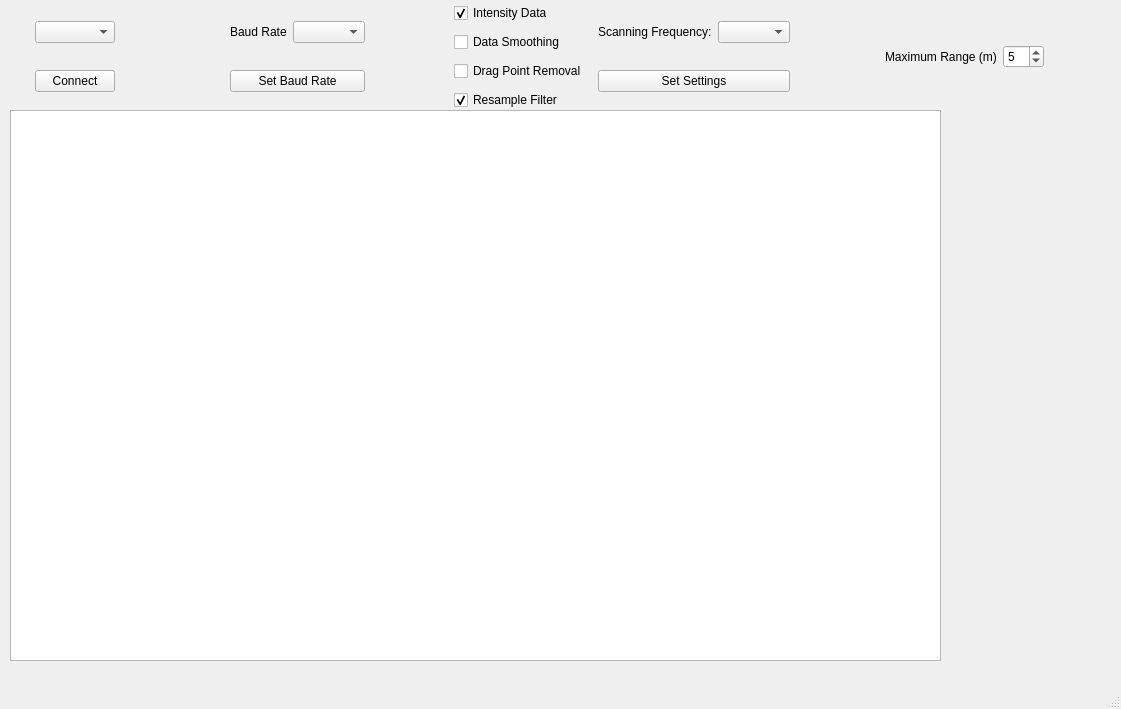
<?xml version="1.0" encoding="UTF-8"?>
<ui version="4.0">
 <class>MainWindow</class>
 <widget class="QMainWindow" name="MainWindow">
  <property name="geometry">
   <rect>
    <x>0</x>
    <y>0</y>
    <width>1121</width>
    <height>709</height>
   </rect>
  </property>
  <property name="windowTitle">
   <string>Parakeet Viewer</string>
  </property>
  <widget class="QWidget" name="centralwidget">
   <widget class="QWidget" name="horizontalLayoutWidget">
    <property name="geometry">
     <rect>
      <x>10</x>
      <y>0</y>
      <width>1054</width>
      <height>114</height>
     </rect>
    </property>
    <layout class="QHBoxLayout" name="mainLayout">
     <item>
      <layout class="QVBoxLayout" name="connectionLayout">
       <property name="leftMargin">
        <number>25</number>
       </property>
       <property name="rightMargin">
        <number>25</number>
       </property>
       <property name="bottomMargin">
        <number>0</number>
       </property>
       <item>
        <widget class="QComboBox" name="sensorSelectionComboBox">
         <property name="currentText">
          <string/>
         </property>
        </widget>
       </item>
       <item>
        <widget class="QPushButton" name="connectButton">
         <property name="text">
          <string>Connect</string>
         </property>
        </widget>
       </item>
      </layout>
     </item>
     <item>
      <spacer name="horizontalSpacer_3">
       <property name="orientation">
        <enum>Qt::Horizontal</enum>
       </property>
       <property name="sizeType">
        <enum>QSizePolicy::Expanding</enum>
       </property>
       <property name="sizeHint" stdset="0">
        <size>
         <width>40</width>
         <height>20</height>
        </size>
       </property>
      </spacer>
     </item>
     <item>
      <layout class="QVBoxLayout" name="setBaudRateLayout">
       <item>
        <layout class="QHBoxLayout" name="horizontalLayout_5">
         <property name="spacing">
          <number>6</number>
         </property>
         <property name="sizeConstraint">
          <enum>QLayout::SetDefaultConstraint</enum>
         </property>
         <property name="topMargin">
          <number>0</number>
         </property>
         <item>
          <widget class="QLabel" name="setBaudRateLabel">
           <property name="text">
            <string>Baud Rate</string>
           </property>
          </widget>
         </item>
         <item>
          <widget class="QComboBox" name="setBaudRateComboBox"/>
         </item>
        </layout>
       </item>
       <item>
        <layout class="QHBoxLayout" name="horizontalLayout_6">
         <item>
          <widget class="QPushButton" name="setBaudRateButton">
           <property name="text">
            <string>Set Baud Rate</string>
           </property>
          </widget>
         </item>
        </layout>
       </item>
      </layout>
     </item>
     <item>
      <spacer name="horizontalSpacer">
       <property name="orientation">
        <enum>Qt::Horizontal</enum>
       </property>
       <property name="sizeType">
        <enum>QSizePolicy::Expanding</enum>
       </property>
       <property name="sizeHint" stdset="0">
        <size>
         <width>40</width>
         <height>20</height>
        </size>
       </property>
      </spacer>
     </item>
     <item>
      <layout class="QVBoxLayout" name="checkboxSettingsLayout">
       <property name="rightMargin">
        <number>0</number>
       </property>
       <item>
        <widget class="QCheckBox" name="intensityCheckBox">
         <property name="text">
          <string>Intensity Data</string>
         </property>
         <property name="checked">
          <bool>true</bool>
         </property>
        </widget>
       </item>
       <item>
        <widget class="QCheckBox" name="dataSmoothingCheckbox">
         <property name="text">
          <string>Data Smoothing</string>
         </property>
        </widget>
       </item>
       <item>
        <widget class="QCheckBox" name="dragPointRemovalCheckBox">
         <property name="text">
          <string>Drag Point Removal</string>
         </property>
        </widget>
       </item>
       <item>
        <widget class="QCheckBox" name="resampleFilterCheckbox">
         <property name="text">
          <string>Resample Filter</string>
         </property>
         <property name="checked">
          <bool>true</bool>
         </property>
        </widget>
       </item>
      </layout>
     </item>
     <item>
      <layout class="QVBoxLayout" name="settingsLayout">
       <property name="leftMargin">
        <number>5</number>
       </property>
       <property name="rightMargin">
        <number>5</number>
       </property>
       <item>
        <layout class="QHBoxLayout" name="horizontalLayout_3">
         <property name="spacing">
          <number>6</number>
         </property>
         <property name="bottomMargin">
          <number>0</number>
         </property>
         <item>
          <widget class="QLabel" name="scanningFrequencyLabel">
           <property name="text">
            <string>Scanning Frequency:</string>
           </property>
          </widget>
         </item>
         <item>
          <widget class="QComboBox" name="scanningFrequencyComboBox"/>
         </item>
        </layout>
       </item>
       <item>
        <widget class="QPushButton" name="setSettingsButton">
         <property name="text">
          <string>Set Settings</string>
         </property>
        </widget>
       </item>
      </layout>
     </item>
     <item>
      <spacer name="horizontalSpacer_2">
       <property name="orientation">
        <enum>Qt::Horizontal</enum>
       </property>
       <property name="sizeType">
        <enum>QSizePolicy::Expanding</enum>
       </property>
       <property name="sizeHint" stdset="0">
        <size>
         <width>40</width>
         <height>20</height>
        </size>
       </property>
      </spacer>
     </item>
     <item>
      <layout class="QHBoxLayout" name="rangeLayout">
       <property name="rightMargin">
        <number>20</number>
       </property>
       <item>
        <widget class="QLabel" name="rangeLabel">
         <property name="text">
          <string>Maximum Range (m)</string>
         </property>
        </widget>
       </item>
       <item>
        <widget class="QSpinBox" name="rangeSpinBox">
         <property name="minimum">
          <number>1</number>
         </property>
         <property name="maximum">
          <number>50</number>
         </property>
         <property name="value">
          <number>5</number>
         </property>
        </widget>
       </item>
      </layout>
     </item>
    </layout>
   </widget>
   <widget class="QCustomGraphicsView" name="graphicsView">
    <property name="geometry">
     <rect>
      <x>10</x>
      <y>110</y>
      <width>931</width>
      <height>551</height>
     </rect>
    </property>
   </widget>
  </widget>
  <widget class="QMenuBar" name="menubar">
   <property name="geometry">
    <rect>
     <x>0</x>
     <y>0</y>
     <width>1121</width>
     <height>21</height>
    </rect>
   </property>
  </widget>
  <widget class="QStatusBar" name="statusBar"/>
 </widget>
 <customwidgets>
  <customwidget>
   <class>QCustomGraphicsView</class>
   <extends>QGraphicsView</extends>
   <header>QCustomGraphicsView.h</header>
  </customwidget>
 </customwidgets>
 <resources/>
 <connections/>
</ui>
